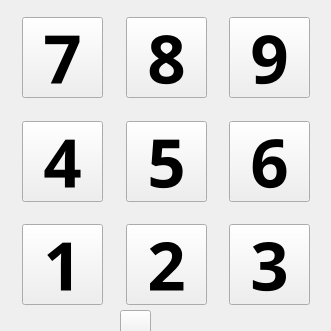
        <widget class="QFrame" name="frmAireDeJeu">
         <property name="geometry">
          <rect>
           <x>470</x>
           <y>165</y>
           <width>331</width>
           <height>331</height>
          </rect>
         </property>
         <property name="styleSheet">
          <string notr="true">QFrame#frmAireDeJeu{
background-image: url(:/data/images/pioche);
background-repeat: repeat-no;
background-position: top right;
}</string>
         </property>
         <property name="frameShape">
          <enum>QFrame::NoFrame</enum>
         </property>
         <property name="frameShadow">
          <enum>QFrame::Raised</enum>
         </property>
         <widget class="AbulEduFlatBoutonV1" name="btnNbre9">
          <property name="geometry">
           <rect>
            <x>229</x>
            <y>17</y>
            <width>81</width>
            <height>81</height>
           </rect>
          </property>
          <property name="font">
           <font>
            <family>Andika Basic</family>
            <pointsize>50</pointsize>
            <weight>75</weight>
            <bold>true</bold>
           </font>
          </property>
          <property name="cursor">
           <cursorShape>PointingHandCursor</cursorShape>
          </property>
          <property name="text">
           <string>9</string>
          </property>
         </widget>
         <widget class="AbulEduFlatBoutonV1" name="btnNbre5">
          <property name="geometry">
           <rect>
            <x>126</x>
            <y>121</y>
            <width>81</width>
            <height>81</height>
           </rect>
          </property>
          <property name="font">
           <font>
            <family>Andika Basic</family>
            <pointsize>50</pointsize>
            <weight>75</weight>
            <bold>true</bold>
           </font>
          </property>
          <property name="cursor">
           <cursorShape>PointingHandCursor</cursorShape>
          </property>
          <property name="text">
           <string>5</string>
          </property>
         </widget>
         <widget class="AbulEduFlatBoutonV1" name="btnNbre7">
          <property name="geometry">
           <rect>
            <x>22</x>
            <y>17</y>
            <width>81</width>
            <height>81</height>
           </rect>
          </property>
          <property name="font">
           <font>
            <family>Andika Basic</family>
            <pointsize>50</pointsize>
            <weight>75</weight>
            <bold>true</bold>
           </font>
          </property>
          <property name="cursor">
           <cursorShape>PointingHandCursor</cursorShape>
          </property>
          <property name="text">
           <string>7</string>
          </property>
         </widget>
         <widget class="AbulEduFlatBoutonV1" name="btnNbre1">
          <property name="geometry">
           <rect>
            <x>22</x>
            <y>224</y>
            <width>81</width>
            <height>81</height>
           </rect>
          </property>
          <property name="font">
           <font>
            <family>Andika Basic</family>
            <pointsize>50</pointsize>
            <weight>75</weight>
            <bold>true</bold>
           </font>
          </property>
          <property name="cursor">
           <cursorShape>PointingHandCursor</cursorShape>
          </property>
          <property name="text">
           <string>1</string>
          </property>
         </widget>
         <widget class="AbulEduFlatBoutonV1" name="btnNbre2">
          <property name="geometry">
           <rect>
            <x>126</x>
            <y>224</y>
            <width>81</width>
            <height>81</height>
           </rect>
          </property>
          <property name="font">
           <font>
            <family>Andika Basic</family>
            <pointsize>50</pointsize>
            <weight>75</weight>
            <bold>true</bold>
           </font>
          </property>
          <property name="cursor">
           <cursorShape>PointingHandCursor</cursorShape>
          </property>
          <property name="text">
           <string>2</string>
          </property>
         </widget>
         <widget class="AbulEduFlatBoutonV1" name="btnNbre6">
          <property name="geometry">
           <rect>
            <x>229</x>
            <y>121</y>
            <width>81</width>
            <height>81</height>
           </rect>
          </property>
          <property name="font">
           <font>
            <family>Andika Basic</family>
            <pointsize>50</pointsize>
            <weight>75</weight>
            <bold>true</bold>
           </font>
          </property>
          <property name="cursor">
           <cursorShape>PointingHandCursor</cursorShape>
          </property>
          <property name="text">
           <string>6</string>
          </property>
         </widget>
         <widget class="AbulEduFlatBoutonV1" name="btnNbre3">
          <property name="geometry">
           <rect>
            <x>229</x>
            <y>224</y>
            <width>81</width>
            <height>81</height>
           </rect>
          </property>
          <property name="font">
           <font>
            <family>Andika Basic</family>
            <pointsize>50</pointsize>
            <weight>75</weight>
            <bold>true</bold>
           </font>
          </property>
          <property name="cursor">
           <cursorShape>PointingHandCursor</cursorShape>
          </property>
          <property name="text">
           <string>3</string>
          </property>
         </widget>
         <widget class="AbulEduFlatBoutonV1" name="btnNbre4">
          <property name="geometry">
           <rect>
            <x>22</x>
            <y>121</y>
            <width>81</width>
            <height>81</height>
           </rect>
          </property>
          <property name="font">
           <font>
            <family>Andika Basic</family>
            <pointsize>50</pointsize>
            <weight>75</weight>
            <bold>true</bold>
           </font>
          </property>
          <property name="cursor">
           <cursorShape>PointingHandCursor</cursorShape>
          </property>
          <property name="text">
           <string>4</string>
          </property>
         </widget>
         <widget class="AbulEduFlatBoutonV1" name="btnNbre8">
          <property name="geometry">
           <rect>
            <x>126</x>
            <y>17</y>
            <width>81</width>
            <height>81</height>
           </rect>
          </property>
          <property name="font">
           <font>
            <family>Andika Basic</family>
            <pointsize>50</pointsize>
            <weight>75</weight>
            <bold>true</bold>
           </font>
          </property>
          <property name="cursor">
           <cursorShape>PointingHandCursor</cursorShape>
          </property>
          <property name="text">
           <string>8</string>
          </property>
         </widget>
         <widget class="AbulEduFlatBoutonV1" name="btnNbre0">
          <property name="geometry">
           <rect>
            <x>120</x>
            <y>310</y>
            <width>31</width>
            <height>31</height>
           </rect>
          </property>
          <property name="font">
           <font>
            <family>Andika Basic</family>
            <pointsize>50</pointsize>
            <weight>75</weight>
            <bold>true</bold>
           </font>
          </property>
          <property name="cursor">
           <cursorShape>PointingHandCursor</cursorShape>
          </property>
          <property name="text">
           <string/>
          </property>
         </widget>
        </widget>
